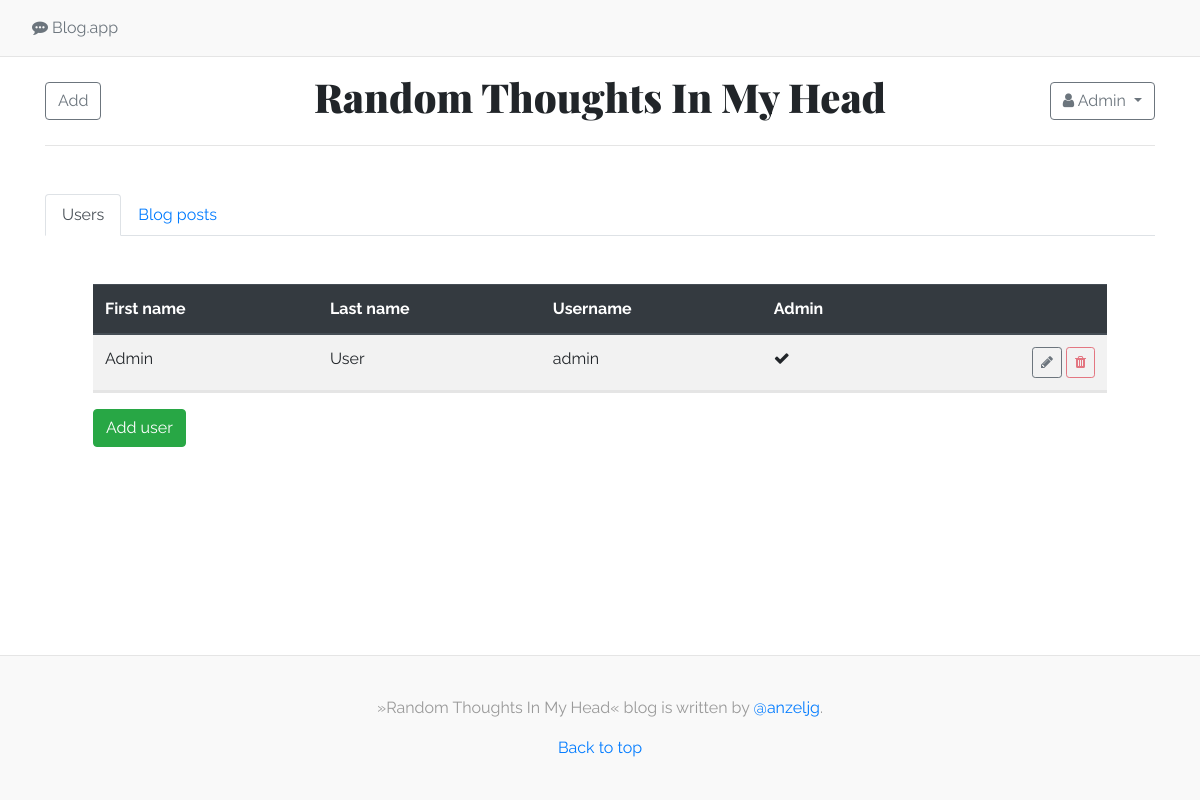
The page /admin (signed in) on the database its author committed.
### app.py (models this page shows, shortened)
class User(db.Model):
    __tablename__ = 'user'
    id        = db.Column(db.Integer, nullable=False, primary_key=True, autoincrement=True)
    firstname = db.Column(db.String, nullable=False)
    lastname  = db.Column(db.String, nullable=False)
    username  = db.Column(db.String, nullable=False, unique=True)
    password  = db.Column(db.String, nullable=False)
    admin     = db.Column(db.Boolean, default=0)

### app.py (the view)
@app.route('/admin', methods=['GET'])
def view_admin():
    users = db.session.query(User).order_by(User.firstname.desc(), User.lastname.desc()).all()
    posts = db.session.query(Blogpost).order_by(Blogpost.created.desc(), Blogpost.id.desc()).all()
    return render_template('admin.html', user=session, users=users, posts=posts)

### templates/admin.html (shortened to what this page needs)
{% extends "base.html" %}
{% block content %}
    {% if user and user.loggedin and user.is_admin %}
	<div class="py-4 py-md-5">
		<ul class="nav nav-tabs" id="tabs" role="tablist">
			<li class="nav-item" role="presentation">
			<a class="nav-link active" id="users-tab" data-toggle="tab" href="#users" role="tab" aria-controls="users" aria-selected="true">Users</a>
			</li>
			<li class="nav-item" role="presentation">
			<a class="nav-link" id="posts-tab" data-toggle="tab" href="#posts" role="tab" aria-controls="posts" aria-selected="false">Blog posts</a>
			</li>
		</ul>
		<div class="tab-content" id="tab-content">
			<div class="tab-pane fade p-4 p-md-5 show active" id="users" role="tabpanel" aria-labelledby="users-tab">
				{% if users %}
				<table class="table table-striped" style="border-bottom:3px solid #e5e5e5">
					<thead class="thead-dark">
						<tr>
							<th scope="col">First name</th>
							<th scope="col">Last name</th>
							<th scope="col">Username</th>
							<th scope="col">Admin</th>
							<th scope="col">&nbsp;</th>
						</tr>
					</thead>
					<tbody>
						{% for person in users %}
						<tr>
							<td>{{ person.firstname }}</td>
							<td>{{ person.lastname }}</td>
							<td>{{ person.username }}</td>
							<td>{% if person.admin %}<span class="fa fa-check"></span>{% endif %}</td>
							<td align="right">
								<a href="/user/edit/{{ person.id }}" class="btn btn-sm btn-outline-secondary"><span class="fa fa-pencil"></span></a>
								{% if person.admin %}
								<button type="button" class="btn btn-sm btn-outline-danger" disabled><span class="fa fa-trash"></span></button>
								{% else %}
								<a href="/user/delete/{{ person.id }}" class="btn btn-sm btn-outline-danger"><span class="fa fa-trash"></span></a>
								{% endif %}
							</td>
						</tr>
						{% endfor %}
					</tbody>
				</table>
				<p><a href="/user/add" class="btn btn-success">Add user</a></p>
				{% else %}
					<p>There are no users yet. <a href="/user/add">Add</a> one.</p>
				{% endif %}
			</div>
		</div>
	</div>
    {% endif %}
{% endblock %}

### static/css/style.css (style rules this page uses)
html, body { height: 100%; }
body { display: flex; flex-direction: column; font-family: 'Raleway', 'Helvetica', 'Arial', sans-serif; }

### rows shown on the page
User: firstname "Admin", lastname "User", username "admin", admin True (drawn)

### other values the page prints
{{ user.firstname }} "Admin"
